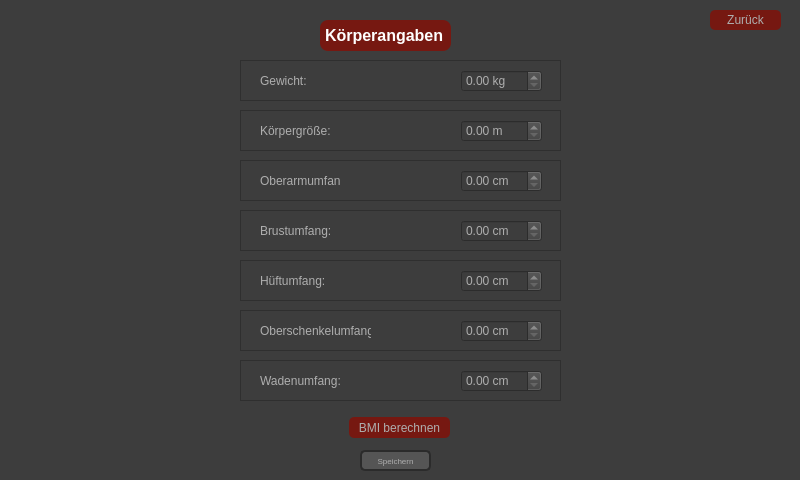
<?xml version="1.0" encoding="UTF-8"?>
<ui version="4.0">
 <class>Body</class>
 <widget class="QDialog" name="Body">
  <property name="geometry">
   <rect>
    <x>0</x>
    <y>0</y>
    <width>800</width>
    <height>480</height>
   </rect>
  </property>
  <property name="windowTitle">
   <string>Dialog</string>
  </property>
  <property name="styleSheet">
   <string notr="true">*{
	background-color: rgb(61,61,61);
	font-family: &quot;Trebuchet MS&quot;;
	color: rgb(174, 174, 174);
	}

#Titel {
	font-size: 12pt;
	background-color: #761811;
	font-weight: bold;
	padding: 1px;
	border-radius: 8px;
	color: white;
}

#pushButton_BMI{
	background-color:  #761811;
	border-radius: 5px;
}

#pushButton_Speichern{
	background-color: rgb(85,85,85);
	border: 2px solid rgb(43,43,43);
	border-radius: 5px;
   font-size: 6pt;
}

#pushButton_Back{
	background-color:  #761811;
	border-radius: 5px;
}

QdoubleSpinBox{
	color: rgb(174, 174, 174);
	background-color: rgb(59, 59, 59);
}</string>
  </property>
  <widget class="QLabel" name="Titel">
   <property name="geometry">
    <rect>
     <x>320</x>
     <y>20</y>
     <width>131</width>
     <height>31</height>
    </rect>
   </property>
   <property name="text">
    <string>Körperangaben</string>
   </property>
  </widget>
  <widget class="QFrame" name="frame">
   <property name="geometry">
    <rect>
     <x>240</x>
     <y>60</y>
     <width>321</width>
     <height>41</height>
    </rect>
   </property>
   <property name="frameShape">
    <enum>QFrame::StyledPanel</enum>
   </property>
   <property name="frameShadow">
    <enum>QFrame::Raised</enum>
   </property>
   <widget class="QLabel" name="Weight">
    <property name="geometry">
     <rect>
      <x>20</x>
      <y>10</y>
      <width>81</width>
      <height>21</height>
     </rect>
    </property>
    <property name="text">
     <string>Gewicht:</string>
    </property>
   </widget>
   <widget class="QDoubleSpinBox" name="doubleSpinBox_Weight">
    <property name="geometry">
     <rect>
      <x>221</x>
      <y>10</y>
      <width>81</width>
      <height>22</height>
     </rect>
    </property>
    <property name="suffix">
     <string> kg</string>
    </property>
   </widget>
  </widget>
  <widget class="QFrame" name="frame_2">
   <property name="geometry">
    <rect>
     <x>240</x>
     <y>110</y>
     <width>321</width>
     <height>41</height>
    </rect>
   </property>
   <property name="frameShape">
    <enum>QFrame::StyledPanel</enum>
   </property>
   <property name="frameShadow">
    <enum>QFrame::Raised</enum>
   </property>
   <widget class="QLabel" name="Height">
    <property name="geometry">
     <rect>
      <x>20</x>
      <y>5</y>
      <width>91</width>
      <height>31</height>
     </rect>
    </property>
    <property name="text">
     <string>Körpergröße:</string>
    </property>
   </widget>
   <widget class="QDoubleSpinBox" name="doubleSpinBox_Height">
    <property name="geometry">
     <rect>
      <x>221</x>
      <y>10</y>
      <width>81</width>
      <height>22</height>
     </rect>
    </property>
    <property name="suffix">
     <string> m</string>
    </property>
   </widget>
  </widget>
  <widget class="QFrame" name="frame_3">
   <property name="geometry">
    <rect>
     <x>240</x>
     <y>160</y>
     <width>321</width>
     <height>41</height>
    </rect>
   </property>
   <property name="frameShape">
    <enum>QFrame::StyledPanel</enum>
   </property>
   <property name="frameShadow">
    <enum>QFrame::Raised</enum>
   </property>
   <widget class="QLabel" name="Arm">
    <property name="geometry">
     <rect>
      <x>20</x>
      <y>10</y>
      <width>81</width>
      <height>21</height>
     </rect>
    </property>
    <property name="text">
     <string>Oberarmumfang:</string>
    </property>
   </widget>
   <widget class="QDoubleSpinBox" name="doubleSpinBox_Arm">
    <property name="geometry">
     <rect>
      <x>221</x>
      <y>10</y>
      <width>81</width>
      <height>22</height>
     </rect>
    </property>
    <property name="suffix">
     <string> cm</string>
    </property>
   </widget>
  </widget>
  <widget class="QFrame" name="frame_4">
   <property name="geometry">
    <rect>
     <x>240</x>
     <y>210</y>
     <width>321</width>
     <height>41</height>
    </rect>
   </property>
   <property name="frameShape">
    <enum>QFrame::StyledPanel</enum>
   </property>
   <property name="frameShadow">
    <enum>QFrame::Raised</enum>
   </property>
   <widget class="QLabel" name="Brust">
    <property name="geometry">
     <rect>
      <x>20</x>
      <y>5</y>
      <width>91</width>
      <height>31</height>
     </rect>
    </property>
    <property name="text">
     <string>Brustumfang:</string>
    </property>
   </widget>
   <widget class="QDoubleSpinBox" name="doubleSpinBox_Brust">
    <property name="geometry">
     <rect>
      <x>221</x>
      <y>10</y>
      <width>81</width>
      <height>22</height>
     </rect>
    </property>
    <property name="suffix">
     <string> cm</string>
    </property>
   </widget>
  </widget>
  <widget class="QFrame" name="frame_5">
   <property name="geometry">
    <rect>
     <x>240</x>
     <y>260</y>
     <width>321</width>
     <height>41</height>
    </rect>
   </property>
   <property name="frameShape">
    <enum>QFrame::StyledPanel</enum>
   </property>
   <property name="frameShadow">
    <enum>QFrame::Raised</enum>
   </property>
   <widget class="QLabel" name="Huefte">
    <property name="geometry">
     <rect>
      <x>20</x>
      <y>10</y>
      <width>91</width>
      <height>21</height>
     </rect>
    </property>
    <property name="text">
     <string>Hüftumfang:</string>
    </property>
   </widget>
   <widget class="QDoubleSpinBox" name="doubleSpinBox_Huefte">
    <property name="geometry">
     <rect>
      <x>221</x>
      <y>10</y>
      <width>81</width>
      <height>22</height>
     </rect>
    </property>
    <property name="suffix">
     <string> cm</string>
    </property>
   </widget>
  </widget>
  <widget class="QFrame" name="frame_6">
   <property name="geometry">
    <rect>
     <x>240</x>
     <y>310</y>
     <width>321</width>
     <height>41</height>
    </rect>
   </property>
   <property name="frameShape">
    <enum>QFrame::StyledPanel</enum>
   </property>
   <property name="frameShadow">
    <enum>QFrame::Raised</enum>
   </property>
   <widget class="QLabel" name="Oberschenkel">
    <property name="geometry">
     <rect>
      <x>20</x>
      <y>10</y>
      <width>111</width>
      <height>21</height>
     </rect>
    </property>
    <property name="text">
     <string>Oberschenkelumfang:</string>
    </property>
   </widget>
   <widget class="QDoubleSpinBox" name="doubleSpinBox_Oberschenkel">
    <property name="geometry">
     <rect>
      <x>221</x>
      <y>10</y>
      <width>81</width>
      <height>22</height>
     </rect>
    </property>
    <property name="suffix">
     <string> cm</string>
    </property>
   </widget>
  </widget>
  <widget class="QFrame" name="frame_7">
   <property name="geometry">
    <rect>
     <x>240</x>
     <y>360</y>
     <width>321</width>
     <height>41</height>
    </rect>
   </property>
   <property name="frameShape">
    <enum>QFrame::StyledPanel</enum>
   </property>
   <property name="frameShadow">
    <enum>QFrame::Raised</enum>
   </property>
   <widget class="QLabel" name="Waden">
    <property name="geometry">
     <rect>
      <x>20</x>
      <y>10</y>
      <width>81</width>
      <height>21</height>
     </rect>
    </property>
    <property name="text">
     <string>Wadenumfang:</string>
    </property>
   </widget>
   <widget class="QDoubleSpinBox" name="doubleSpinBox_Waden">
    <property name="geometry">
     <rect>
      <x>221</x>
      <y>10</y>
      <width>81</width>
      <height>22</height>
     </rect>
    </property>
    <property name="suffix">
     <string> cm</string>
    </property>
   </widget>
  </widget>
  <widget class="QPushButton" name="pushButton_BMI">
   <property name="geometry">
    <rect>
     <x>349</x>
     <y>417</y>
     <width>101</width>
     <height>21</height>
    </rect>
   </property>
   <property name="text">
    <string>BMI berechnen</string>
   </property>
  </widget>
  <widget class="QPushButton" name="pushButton_Speichern">
   <property name="geometry">
    <rect>
     <x>360</x>
     <y>450</y>
     <width>71</width>
     <height>21</height>
    </rect>
   </property>
   <property name="text">
    <string>Speichern</string>
   </property>
  </widget>
  <widget class="QPushButton" name="pushButton_Back">
   <property name="geometry">
    <rect>
     <x>710</x>
     <y>10</y>
     <width>71</width>
     <height>20</height>
    </rect>
   </property>
   <property name="text">
    <string>Zurück</string>
   </property>
  </widget>
 </widget>
 <resources/>
 <connections/>
</ui>
